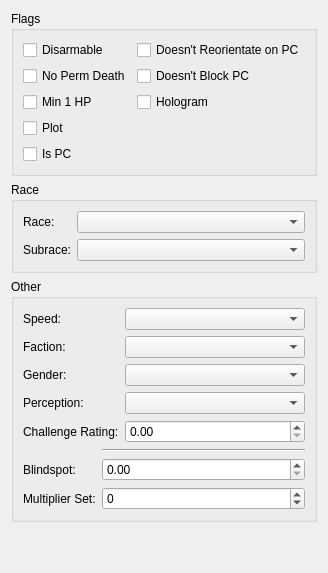
      <widget class="QWidget" name="advancedTab">
       <attribute name="title">
        <string>Advanced</string>
       </attribute>
       <layout class="QVBoxLayout" name="verticalLayout_4" stretch="1,1,0,0">
        <item>
         <widget class="QGroupBox" name="groupBox_3">
          <property name="title">
           <string>Flags</string>
          </property>
          <layout class="QHBoxLayout" name="horizontalLayout_9">
           <item>
            <layout class="QVBoxLayout" name="verticalLayout_2">
             <item>
              <widget class="QCheckBox" name="disarmableCheckbox">
               <property name="text">
                <string>Disarmable</string>
               </property>
              </widget>
             </item>
             <item>
              <widget class="QCheckBox" name="noPermDeathCheckbox">
               <property name="text">
                <string>No Perm Death</string>
               </property>
              </widget>
             </item>
             <item>
              <widget class="QCheckBox" name="min1HpCheckbox">
               <property name="text">
                <string>Min 1 HP</string>
               </property>
              </widget>
             </item>
             <item>
              <widget class="QCheckBox" name="plotCheckbox">
               <property name="text">
                <string>Plot</string>
               </property>
              </widget>
             </item>
             <item>
              <widget class="QCheckBox" name="isPcCheckbox">
               <property name="text">
                <string>Is PC</string>
               </property>
              </widget>
             </item>
            </layout>
           </item>
           <item>
            <layout class="QVBoxLayout" name="verticalLayout_3">
             <item>
              <widget class="QCheckBox" name="noReorientateCheckbox">
               <property name="text">
                <string>Doesn't Reorientate on PC</string>
               </property>
              </widget>
             </item>
             <item>
              <widget class="QCheckBox" name="noBlockCheckbox">
               <property name="text">
                <string>Doesn't Block PC</string>
               </property>
              </widget>
             </item>
             <item>
              <widget class="QCheckBox" name="hologramCheckbox">
               <property name="text">
                <string>Hologram</string>
               </property>
              </widget>
             </item>
             <item>
              <spacer name="verticalSpacer">
               <property name="orientation">
                <enum>Qt::Vertical</enum>
               </property>
               <property name="sizeHint" stdset="0">
                <size>
                 <width>20</width>
                 <height>40</height>
                </size>
               </property>
              </spacer>
             </item>
            </layout>
           </item>
          </layout>
         </widget>
        </item>
        <item>
         <widget class="QGroupBox" name="groupBox_4">
          <property name="title">
           <string>Race</string>
          </property>
          <layout class="QFormLayout" name="formLayout_2">
           <item row="0" column="0">
            <widget class="QLabel" name="label_8">
             <property name="text">
              <string>Race:</string>
             </property>
            </widget>
           </item>
           <item row="0" column="1">
            <widget class="ComboBox2DA" name="raceSelect"/>
           </item>
           <item row="1" column="0">
            <widget class="QLabel" name="label_9">
             <property name="text">
              <string>Subrace:</string>
             </property>
            </widget>
           </item>
           <item row="1" column="1">
            <widget class="ComboBox2DA" name="subraceSelect"/>
           </item>
          </layout>
         </widget>
        </item>
        <item>
         <widget class="QGroupBox" name="groupBox_5">
          <property name="title">
           <string>Other</string>
          </property>
          <layout class="QVBoxLayout" name="verticalLayout_18">
           <item>
            <layout class="QFormLayout" name="formLayout_3">
             <item row="0" column="0">
              <widget class="QLabel" name="label_16">
               <property name="text">
                <string>Speed:</string>
               </property>
              </widget>
             </item>
             <item row="0" column="1">
              <widget class="ComboBox2DA" name="speedSelect"/>
             </item>
             <item row="1" column="0">
              <widget class="QLabel" name="label_11">
               <property name="text">
                <string>Faction:</string>
               </property>
              </widget>
             </item>
             <item row="1" column="1">
              <widget class="ComboBox2DA" name="factionSelect"/>
             </item>
             <item row="2" column="0">
              <widget class="QLabel" name="label_99">
               <property name="text">
                <string>Gender:</string>
               </property>
              </widget>
             </item>
             <item row="2" column="1">
              <widget class="ComboBox2DA" name="genderSelect"/>
             </item>
             <item row="3" column="0">
              <widget class="QLabel" name="label_12">
               <property name="text">
                <string>Perception:</string>
               </property>
              </widget>
             </item>
             <item row="3" column="1">
              <widget class="ComboBox2DA" name="perceptionSelect"/>
             </item>
             <item row="4" column="0">
              <widget class="QLabel" name="label_13">
               <property name="text">
                <string>Challenge Rating:</string>
               </property>
              </widget>
             </item>
             <item row="4" column="1">
              <widget class="QDoubleSpinBox" name="challengeRatingSpin"/>
             </item>
            </layout>
           </item>
           <item>
            <widget class="QFrame" name="k2onlyBox">
             <property name="frameShape">
              <enum>QFrame::NoFrame</enum>
             </property>
             <property name="frameShadow">
              <enum>QFrame::Plain</enum>
             </property>
             <layout class="QFormLayout" name="formLayout_24">
              <property name="leftMargin">
               <number>0</number>
              </property>
              <property name="topMargin">
               <number>0</number>
              </property>
              <property name="rightMargin">
               <number>0</number>
              </property>
              <property name="bottomMargin">
               <number>0</number>
              </property>
              <item row="1" column="0">
               <widget class="QLabel" name="label_102">
                <property name="text">
                 <string>Blindspot:</string>
                </property>
               </widget>
              </item>
              <item row="1" column="1">
               <widget class="QDoubleSpinBox" name="blindSpotSpin"/>
              </item>
              <item row="2" column="0">
               <widget class="QLabel" name="label_110">
                <property name="text">
                 <string>Multiplier Set:</string>
                </property>
               </widget>
              </item>
              <item row="0" column="1">
               <widget class="Line" name="line">
                <property name="orientation">
                 <enum>Qt::Horizontal</enum>
                </property>
               </widget>
              </item>
              <item row="2" column="1">
               <widget class="QSpinBox" name="multiplierSetSpin">
                <property name="minimum">
                 <number>-2147483648</number>
                </property>
                <property name="maximum">
                 <number>2147483647</number>
                </property>
               </widget>
              </item>
             </layout>
            </widget>
           </item>
          </layout>
         </widget>
        </item>
        <item>
         <spacer name="verticalSpacer_4">
          <property name="orientation">
           <enum>Qt::Vertical</enum>
          </property>
          <property name="sizeHint" stdset="0">
           <size>
            <width>20</width>
            <height>40</height>
           </size>
          </property>
         </spacer>
        </item>
       </layout>
      </widget>
